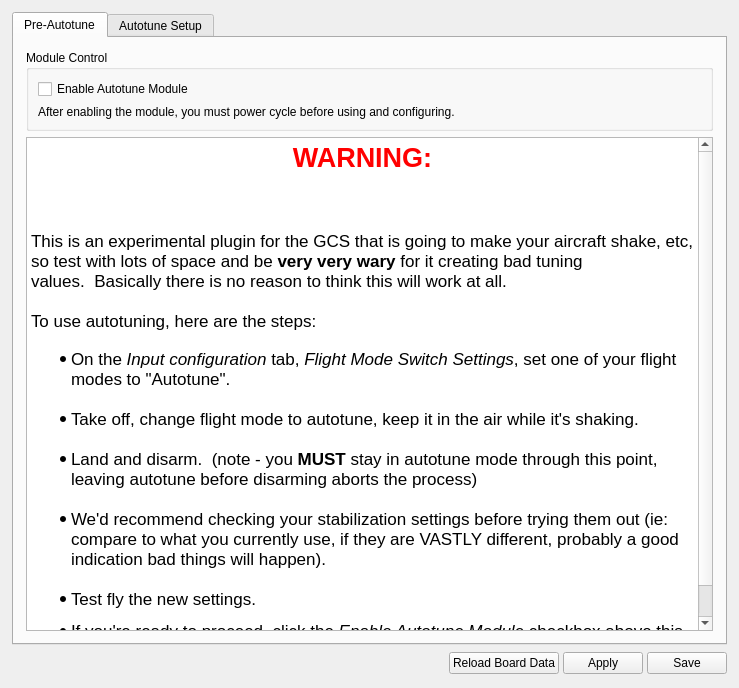
<?xml version="1.0" encoding="UTF-8"?>
<ui version="4.0">
 <class>AutotuneWidget</class>
 <widget class="QWidget" name="AutotuneWidget">
  <property name="geometry">
   <rect>
    <x>0</x>
    <y>0</y>
    <width>739</width>
    <height>688</height>
   </rect>
  </property>
  <property name="sizePolicy">
   <sizepolicy hsizetype="Expanding" vsizetype="Expanding">
    <horstretch>0</horstretch>
    <verstretch>0</verstretch>
   </sizepolicy>
  </property>
  <property name="windowTitle">
   <string>Form</string>
  </property>
  <layout class="QVBoxLayout" name="verticalLayout_2">
   <property name="spacing">
    <number>6</number>
   </property>
   <property name="margin">
    <number>12</number>
   </property>
   <item>
    <widget class="QTabWidget" name="Autotune_tabs">
     <property name="currentIndex">
      <number>0</number>
     </property>
     <widget class="QWidget" name="Preautotune_tab">
      <attribute name="title">
       <string>Pre-Autotune</string>
      </attribute>
      <layout class="QGridLayout" name="gridLayout_5">
       <property name="margin">
        <number>12</number>
       </property>
       <item row="3" column="0" colspan="3">
        <widget class="QTextEdit" name="textEdit">
         <property name="frameShape">
          <enum>QFrame::StyledPanel</enum>
         </property>
         <property name="frameShadow">
          <enum>QFrame::Sunken</enum>
         </property>
         <property name="html">
          <string>&lt;!DOCTYPE HTML PUBLIC &quot;-//W3C//DTD HTML 4.0//EN&quot; &quot;http://www.w3.org/TR/REC-html40/strict.dtd&quot;&gt;
&lt;html&gt;&lt;head&gt;&lt;meta name=&quot;qrichtext&quot; content=&quot;1&quot; /&gt;&lt;style type=&quot;text/css&quot;&gt;
p, li { white-space: pre-wrap; }
&lt;/style&gt;&lt;/head&gt;&lt;body style=&quot; font-family:'Ubuntu'; font-size:11pt; font-weight:400; font-style:normal;&quot;&gt;
&lt;p align=&quot;center&quot; style=&quot; margin-top:0px; margin-bottom:0px; margin-left:0px; margin-right:0px; -qt-block-indent:0; text-indent:0px;&quot;&gt;&lt;span style=&quot; font-family:'Lucida Grande'; font-size:20pt; font-weight:600; color:#ff0000;&quot;&gt;WARNING:&lt;/span&gt;&lt;/p&gt;
&lt;p style=&quot;-qt-paragraph-type:empty; margin-top:0px; margin-bottom:0px; margin-left:0px; margin-right:0px; -qt-block-indent:0; text-indent:0px; font-family:'Lucida Grande'; font-size:13pt;&quot;&gt;&lt;br /&gt;&lt;/p&gt;
&lt;p style=&quot; margin-top:0px; margin-bottom:0px; margin-left:0px; margin-right:0px; -qt-block-indent:0; text-indent:0px;&quot;&gt;&lt;span style=&quot; font-family:'Lucida Grande'; font-size:13pt;&quot;&gt;&lt;br /&gt;&lt;/span&gt;&lt;/p&gt;
&lt;p style=&quot; margin-top:0px; margin-bottom:0px; margin-left:0px; margin-right:0px; -qt-block-indent:0; text-indent:0px;&quot;&gt;&lt;span style=&quot; font-family:'Lucida Grande'; font-size:13pt;&quot;&gt;This is an experimental plugin for the GCS that is going to make your aircraft shake, etc, so test with lots of space and be &lt;/span&gt;&lt;span style=&quot; font-family:'Lucida Grande'; font-size:13pt; font-weight:600;&quot;&gt;very very wary&lt;/span&gt;&lt;span style=&quot; font-family:'Lucida Grande'; font-size:13pt;&quot;&gt; for it creating bad tuning values.  Basically there is no reason to think this will work at all.&lt;br /&gt;&lt;br /&gt;To use autotuning, here are the steps:&lt;br /&gt;&lt;/span&gt;&lt;/p&gt;
&lt;ul style=&quot;margin-top: 0px; margin-bottom: 0px; margin-left: 0px; margin-right: 0px; -qt-list-indent: 1;&quot;&gt;&lt;li style=&quot; font-family:'Lucida Grande'; font-size:13pt;&quot; style=&quot; margin-top:0px; margin-bottom:0px; margin-left:0px; margin-right:0px; -qt-block-indent:0; text-indent:0px;&quot;&gt;On the &lt;span style=&quot; font-style:italic;&quot;&gt;Input configuration&lt;/span&gt; tab, &lt;span style=&quot; font-style:italic;&quot;&gt;Flight Mode Switch Settings&lt;/span&gt;, set one of your flight modes to &amp;quot;Autotune&amp;quot;.&lt;br /&gt;&lt;/li&gt;
&lt;li style=&quot; font-family:'Lucida Grande'; font-size:13pt;&quot; style=&quot; margin-top:0px; margin-bottom:0px; margin-left:0px; margin-right:0px; -qt-block-indent:0; text-indent:0px;&quot;&gt;Take off, change flight mode to autotune, keep it in the air while it's shaking.&lt;br /&gt;&lt;/li&gt;
&lt;li style=&quot; font-family:'Lucida Grande'; font-size:13pt;&quot; style=&quot; margin-top:0px; margin-bottom:0px; margin-left:0px; margin-right:0px; -qt-block-indent:0; text-indent:0px;&quot;&gt;Land and disarm.  (note - you &lt;span style=&quot; font-weight:600;&quot;&gt;MUST&lt;/span&gt; stay in autotune mode through this point, leaving autotune before disarming aborts the process)&lt;br /&gt;&lt;/li&gt;
&lt;li style=&quot; font-family:'Lucida Grande'; font-size:13pt;&quot; style=&quot; margin-top:0px; margin-bottom:0px; margin-left:0px; margin-right:0px; -qt-block-indent:0; text-indent:0px;&quot;&gt;We'd recommend checking your stabilization settings before trying them out (ie: compare to what you currently use, if they are VASTLY different, probably a good indication bad things will happen).&lt;br /&gt;&lt;/li&gt;
&lt;li style=&quot; font-family:'Lucida Grande'; font-size:13pt;&quot; style=&quot; margin-top:0px; margin-bottom:12px; margin-left:0px; margin-right:0px; -qt-block-indent:0; text-indent:0px;&quot;&gt;Test fly the new settings.&lt;/li&gt;
&lt;li style=&quot; font-family:'Lucida Grande'; font-size:13pt;&quot; style=&quot; margin-top:0px; margin-bottom:12px; margin-left:0px; margin-right:0px; -qt-block-indent:0; text-indent:0px;&quot;&gt;If you're ready to proceed, click the &lt;span style=&quot; font-style:italic;&quot;&gt;Enable Autotune Module&lt;/span&gt; checkbox above this text, click &lt;span style=&quot; font-style:italic;&quot;&gt;save&lt;/span&gt; and go to the next tab.&lt;/li&gt;&lt;/ul&gt;&lt;/body&gt;&lt;/html&gt;</string>
         </property>
        </widget>
       </item>
       <item row="2" column="0" colspan="3">
        <widget class="QGroupBox" name="groupBox_5">
         <property name="title">
          <string>Module Control</string>
         </property>
         <layout class="QVBoxLayout" name="verticalLayout_4">
          <item>
           <widget class="QCheckBox" name="enableAutoTune">
            <property name="text">
             <string>Enable Autotune Module</string>
            </property>
            <property name="checkable">
             <bool>true</bool>
            </property>
           </widget>
          </item>
          <item>
           <widget class="QLabel" name="label_13">
            <property name="text">
             <string>After enabling the module, you must power cycle before using and configuring.</string>
            </property>
           </widget>
          </item>
         </layout>
        </widget>
       </item>
      </layout>
     </widget>
     <widget class="QWidget" name="autotune_tab">
      <attribute name="title">
       <string>Autotune Setup</string>
      </attribute>
      <layout class="QVBoxLayout" name="verticalLayout_3">
       <property name="margin">
        <number>0</number>
       </property>
       <item>
        <widget class="QScrollArea" name="scrollArea">
         <property name="palette">
          <palette>
           <active>
            <colorrole role="Base">
             <brush brushstyle="SolidPattern">
              <color alpha="255">
               <red>255</red>
               <green>255</green>
               <blue>255</blue>
              </color>
             </brush>
            </colorrole>
            <colorrole role="Window">
             <brush brushstyle="SolidPattern">
              <color alpha="0">
               <red>232</red>
               <green>232</green>
               <blue>232</blue>
              </color>
             </brush>
            </colorrole>
           </active>
           <inactive>
            <colorrole role="Base">
             <brush brushstyle="SolidPattern">
              <color alpha="255">
               <red>255</red>
               <green>255</green>
               <blue>255</blue>
              </color>
             </brush>
            </colorrole>
            <colorrole role="Window">
             <brush brushstyle="SolidPattern">
              <color alpha="0">
               <red>232</red>
               <green>232</green>
               <blue>232</blue>
              </color>
             </brush>
            </colorrole>
           </inactive>
           <disabled>
            <colorrole role="Base">
             <brush brushstyle="SolidPattern">
              <color alpha="0">
               <red>232</red>
               <green>232</green>
               <blue>232</blue>
              </color>
             </brush>
            </colorrole>
            <colorrole role="Window">
             <brush brushstyle="SolidPattern">
              <color alpha="0">
               <red>232</red>
               <green>232</green>
               <blue>232</blue>
              </color>
             </brush>
            </colorrole>
           </disabled>
          </palette>
         </property>
         <property name="frameShape">
          <enum>QFrame::NoFrame</enum>
         </property>
         <property name="frameShadow">
          <enum>QFrame::Plain</enum>
         </property>
         <property name="widgetResizable">
          <bool>true</bool>
         </property>
         <widget class="QWidget" name="scrollAreaWidgetContents">
          <property name="geometry">
           <rect>
            <x>0</x>
            <y>0</y>
            <width>709</width>
            <height>605</height>
           </rect>
          </property>
          <property name="sizePolicy">
           <sizepolicy hsizetype="Expanding" vsizetype="Expanding">
            <horstretch>0</horstretch>
            <verstretch>0</verstretch>
           </sizepolicy>
          </property>
          <property name="autoFillBackground">
           <bool>true</bool>
          </property>
          <layout class="QVBoxLayout" name="verticalLayout">
           <property name="spacing">
            <number>12</number>
           </property>
           <property name="margin">
            <number>12</number>
           </property>
           <item>
            <widget class="QGroupBox" name="groupBox">
             <property name="title">
              <string>Tuning Aggressiveness</string>
             </property>
             <layout class="QGridLayout" name="gridLayout_2">
              <item row="0" column="0">
               <widget class="QLabel" name="label">
                <property name="text">
                 <string>Rate Tuning:</string>
                </property>
               </widget>
              </item>
              <item row="1" column="0">
               <widget class="QLabel" name="label_2">
                <property name="text">
                 <string>Attitude Tuning:</string>
                </property>
               </widget>
              </item>
              <item row="0" column="1">
               <widget class="QSlider" name="rateTuning">
                <property name="maximum">
                 <number>100</number>
                </property>
                <property name="orientation">
                 <enum>Qt::Horizontal</enum>
                </property>
                <property name="objrelation" stdset="0">
                 <stringlist>
                  <string>objname:RelayTuningSettings</string>
                  <string>fieldname:RateGain</string>
                  <string>scale:0.01</string>
                  <string>haslimits:no</string>
                 </stringlist>
                </property>
               </widget>
              </item>
              <item row="1" column="1">
               <widget class="QSlider" name="attitudeTuning">
                <property name="maximum">
                 <number>100</number>
                </property>
                <property name="orientation">
                 <enum>Qt::Horizontal</enum>
                </property>
                <property name="objrelation" stdset="0">
                 <stringlist>
                  <string>objname:RelayTuningSettings</string>
                  <string>fieldname:AttitudeGain</string>
                  <string>scale:0.01</string>
                  <string>haslimits:no</string>
                 </stringlist>
                </property>
               </widget>
              </item>
             </layout>
            </widget>
           </item>
           <item>
            <widget class="QGroupBox" name="groupBox_3">
             <property name="title">
              <string>Measured Properties</string>
             </property>
             <layout class="QGridLayout" name="gridLayout">
              <item row="1" column="0">
               <widget class="QLabel" name="label_3">
                <property name="text">
                 <string>Roll:</string>
                </property>
               </widget>
              </item>
              <item row="1" column="1">
               <widget class="QLabel" name="measuredRollPeriod">
                <property name="text">
                 <string>0</string>
                </property>
                <property name="alignment">
                 <set>Qt::AlignRight|Qt::AlignTrailing|Qt::AlignVCenter</set>
                </property>
                <property name="objrelation" stdset="0">
                 <stringlist>
                  <string>objname:RelayTuning</string>
                  <string>fieldname:Period</string>
                  <string>element:Roll</string>
                 </stringlist>
                </property>
               </widget>
              </item>
              <item row="1" column="2">
               <widget class="QLabel" name="measuredRollGain">
                <property name="text">
                 <string>0</string>
                </property>
                <property name="alignment">
                 <set>Qt::AlignRight|Qt::AlignTrailing|Qt::AlignVCenter</set>
                </property>
                <property name="objrelation" stdset="0">
                 <stringlist>
                  <string>objname:RelayTuning</string>
                  <string>fieldname:Gain</string>
                  <string>element:Roll</string>
                 </stringlist>
                </property>
               </widget>
              </item>
              <item row="0" column="1">
               <widget class="QLabel" name="label_6">
                <property name="text">
                 <string>Period (ms)</string>
                </property>
               </widget>
              </item>
              <item row="0" column="2">
               <widget class="QLabel" name="label_7">
                <property name="text">
                 <string>Gain (deg/s) / output</string>
                </property>
               </widget>
              </item>
              <item row="2" column="0">
               <widget class="QLabel" name="label_8">
                <property name="text">
                 <string>Pitch</string>
                </property>
               </widget>
              </item>
              <item row="2" column="1">
               <widget class="QLabel" name="measuredPitchPeriod">
                <property name="text">
                 <string>0</string>
                </property>
                <property name="alignment">
                 <set>Qt::AlignRight|Qt::AlignTrailing|Qt::AlignVCenter</set>
                </property>
                <property name="objrelation" stdset="0">
                 <stringlist>
                  <string>objname:RelayTuning</string>
                  <string>fieldname:Period</string>
                  <string>element:Pitch</string>
                 </stringlist>
                </property>
               </widget>
              </item>
              <item row="2" column="2">
               <widget class="QLabel" name="measuredPitchGain">
                <property name="text">
                 <string>0</string>
                </property>
                <property name="alignment">
                 <set>Qt::AlignRight|Qt::AlignTrailing|Qt::AlignVCenter</set>
                </property>
                <property name="objrelation" stdset="0">
                 <stringlist>
                  <string>objname:RelayTuning</string>
                  <string>fieldname:Gain</string>
                  <string>element:Pitch</string>
                 </stringlist>
                </property>
               </widget>
              </item>
             </layout>
            </widget>
           </item>
           <item>
            <widget class="QGroupBox" name="groupBox_2">
             <property name="title">
              <string>Computed Values</string>
             </property>
             <layout class="QGridLayout" name="gridLayout_3">
              <item row="0" column="2">
               <widget class="QLabel" name="label_9">
                <property name="text">
                 <string>RateKi</string>
                </property>
               </widget>
              </item>
              <item row="0" column="3">
               <widget class="QLabel" name="label_10">
                <property name="text">
                 <string>AttitudeKp</string>
                </property>
               </widget>
              </item>
              <item row="2" column="2">
               <widget class="QLabel" name="pitchRateKi">
                <property name="text">
                 <string>0</string>
                </property>
               </widget>
              </item>
              <item row="2" column="0">
               <widget class="QLabel" name="label_12">
                <property name="text">
                 <string>Pitch</string>
                </property>
               </widget>
              </item>
              <item row="0" column="1">
               <widget class="QLabel" name="label_5">
                <property name="text">
                 <string>RateKp</string>
                </property>
               </widget>
              </item>
              <item row="1" column="1">
               <widget class="QLabel" name="rollRateKp">
                <property name="text">
                 <string>0</string>
                </property>
               </widget>
              </item>
              <item row="0" column="4">
               <widget class="QLabel" name="label_11">
                <property name="text">
                 <string>AttitudeKi</string>
                </property>
               </widget>
              </item>
              <item row="1" column="0">
               <widget class="QLabel" name="label_4">
                <property name="text">
                 <string>Roll</string>
                </property>
               </widget>
              </item>
              <item row="1" column="3">
               <widget class="QLabel" name="rollAttitudeKp">
                <property name="text">
                 <string>0</string>
                </property>
               </widget>
              </item>
              <item row="2" column="4">
               <widget class="QLabel" name="pitchAttitudeKi">
                <property name="text">
                 <string>0</string>
                </property>
               </widget>
              </item>
              <item row="2" column="3">
               <widget class="QLabel" name="pitchAttitudeKp">
                <property name="text">
                 <string>0</string>
                </property>
               </widget>
              </item>
              <item row="2" column="1">
               <widget class="QLabel" name="pitchRateKp">
                <property name="text">
                 <string>0</string>
                </property>
               </widget>
              </item>
              <item row="1" column="2">
               <widget class="QLabel" name="rollRateKi">
                <property name="text">
                 <string>0</string>
                </property>
               </widget>
              </item>
              <item row="1" column="4">
               <widget class="QLabel" name="rollAttitudeKi">
                <property name="text">
                 <string>0</string>
                </property>
               </widget>
              </item>
             </layout>
            </widget>
           </item>
           <item>
            <widget class="QGroupBox" name="groupBox_4">
             <property name="title">
              <string/>
             </property>
             <layout class="QHBoxLayout" name="horizontalLayout_2">
              <item>
               <layout class="QGridLayout" name="gridLayout_4">
                <item row="0" column="1" colspan="2">
                 <widget class="QPushButton" name="useComputedValues">
                  <property name="styleSheet">
                   <string notr="true"/>
                  </property>
                  <property name="text">
                   <string>Apply Computed Values</string>
                  </property>
                 </widget>
                </item>
                <item row="1" column="1">
                 <widget class="QLabel" name="label_21">
                  <property name="text">
                   <string>Step Size</string>
                  </property>
                  <property name="alignment">
                   <set>Qt::AlignCenter</set>
                  </property>
                 </widget>
                </item>
                <item row="1" column="2">
                 <widget class="QSlider" name="stepSizeSlider">
                  <property name="orientation">
                   <enum>Qt::Horizontal</enum>
                  </property>
                  <property name="objrelation" stdset="0">
                   <stringlist>
                    <string>objname:RelayTuningSettings</string>
                    <string>fieldname:Amplitude</string>
                    <string>scale:0.01</string>
                    <string>haslimits:no</string>
                   </stringlist>
                  </property>
                 </widget>
                </item>
                <item row="0" column="3">
                 <spacer name="horizontalSpacer">
                  <property name="orientation">
                   <enum>Qt::Horizontal</enum>
                  </property>
                  <property name="sizeHint" stdset="0">
                   <size>
                    <width>40</width>
                    <height>20</height>
                   </size>
                  </property>
                 </spacer>
                </item>
                <item row="1" column="0">
                 <spacer name="horizontalSpacer_2">
                  <property name="orientation">
                   <enum>Qt::Horizontal</enum>
                  </property>
                  <property name="sizeHint" stdset="0">
                   <size>
                    <width>40</width>
                    <height>20</height>
                   </size>
                  </property>
                 </spacer>
                </item>
                <item row="2" column="0" colspan="4">
                 <widget class="QLabel" name="label_22">
                  <property name="text">
                   <string>The Apply and Save buttons below save the autotuning settings which
will alter settings for the next autotuning flight</string>
                  </property>
                  <property name="alignment">
                   <set>Qt::AlignCenter</set>
                  </property>
                 </widget>
                </item>
               </layout>
              </item>
             </layout>
            </widget>
           </item>
           <item>
            <spacer name="verticalSpacer">
             <property name="orientation">
              <enum>Qt::Vertical</enum>
             </property>
             <property name="sizeHint" stdset="0">
              <size>
               <width>20</width>
               <height>77</height>
              </size>
             </property>
            </spacer>
           </item>
          </layout>
         </widget>
        </widget>
       </item>
      </layout>
     </widget>
    </widget>
   </item>
   <item>
    <layout class="QHBoxLayout" name="horizontalLayout">
     <property name="spacing">
      <number>4</number>
     </property>
     <item>
      <spacer name="horizontalSpacer_3">
       <property name="orientation">
        <enum>Qt::Horizontal</enum>
       </property>
       <property name="sizeType">
        <enum>QSizePolicy::Expanding</enum>
       </property>
       <property name="sizeHint" stdset="0">
        <size>
         <width>13</width>
         <height>25</height>
        </size>
       </property>
      </spacer>
     </item>
     <item>
      <widget class="QPushButton" name="stabilizationReloadBoardData_6">
       <property name="minimumSize">
        <size>
         <width>0</width>
         <height>0</height>
        </size>
       </property>
       <property name="toolTip">
        <string>Reloads the saved settings into GCS.
Useful if you have accidentally changed some settings.</string>
       </property>
       <property name="styleSheet">
        <string notr="true"/>
       </property>
       <property name="text">
        <string>Reload Board Data</string>
       </property>
       <property name="objrelation" stdset="0">
        <stringlist>
         <string>button:reload</string>
         <string>buttongroup:10</string>
        </stringlist>
       </property>
      </widget>
     </item>
     <item>
      <widget class="QPushButton" name="saveStabilizationToRAM_6">
       <property name="minimumSize">
        <size>
         <width>0</width>
         <height>0</height>
        </size>
       </property>
       <property name="toolTip">
        <string>Send settings to the board but do not save to the non-volatile memory</string>
       </property>
       <property name="styleSheet">
        <string notr="true"/>
       </property>
       <property name="text">
        <string>Apply</string>
       </property>
       <property name="objrelation" stdset="0">
        <stringlist>
         <string>button:apply</string>
        </stringlist>
       </property>
      </widget>
     </item>
     <item>
      <widget class="QPushButton" name="saveStabilizationToSD_6">
       <property name="minimumSize">
        <size>
         <width>0</width>
         <height>0</height>
        </size>
       </property>
       <property name="toolTip">
        <string>Send settings to the board and save to the non-volatile memory</string>
       </property>
       <property name="styleSheet">
        <string notr="true"/>
       </property>
       <property name="text">
        <string>Save</string>
       </property>
       <property name="objrelation" stdset="0">
        <stringlist>
         <string>button:save</string>
        </stringlist>
       </property>
      </widget>
     </item>
    </layout>
   </item>
  </layout>
 </widget>
 <resources/>
 <connections/>
</ui>
